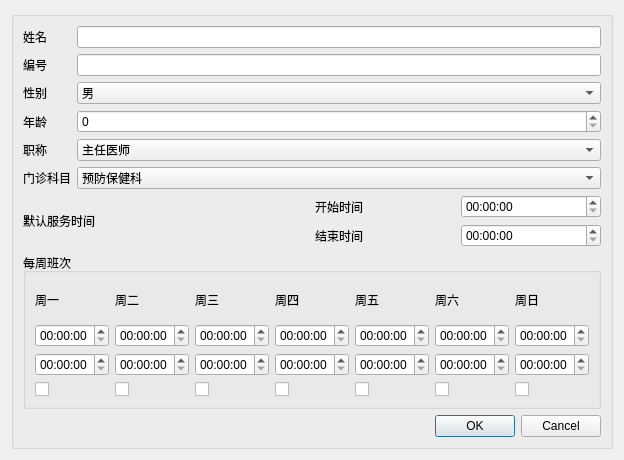
<?xml version="1.0" encoding="UTF-8"?>
<ui version="4.0">
 <class>AddDoctor</class>
 <widget class="QDialog" name="AddDoctor">
  <property name="geometry">
   <rect>
    <x>0</x>
    <y>0</y>
    <width>613</width>
    <height>460</height>
   </rect>
  </property>
  <property name="windowTitle">
   <string>Dialog</string>
  </property>
  <layout class="QVBoxLayout" name="verticalLayout_8">
   <item>
    <widget class="QGroupBox" name="groupBox">
     <property name="title">
      <string/>
     </property>
     <layout class="QVBoxLayout" name="verticalLayout_10">
      <item>
       <layout class="QGridLayout" name="gridLayout">
        <item row="0" column="0">
         <widget class="QLabel" name="label">
          <property name="text">
           <string>姓名</string>
          </property>
         </widget>
        </item>
        <item row="0" column="1">
         <widget class="QLineEdit" name="lineEdit_DName"/>
        </item>
        <item row="1" column="0">
         <widget class="QLabel" name="label_2">
          <property name="text">
           <string>编号</string>
          </property>
         </widget>
        </item>
        <item row="1" column="1">
         <widget class="QLineEdit" name="lineEdit_DId"/>
        </item>
        <item row="2" column="0">
         <widget class="QLabel" name="label_9">
          <property name="text">
           <string>性别</string>
          </property>
         </widget>
        </item>
        <item row="2" column="1">
         <widget class="QComboBox" name="comboBox_DSex">
          <item>
           <property name="text">
            <string>男</string>
           </property>
          </item>
          <item>
           <property name="text">
            <string>女</string>
           </property>
          </item>
         </widget>
        </item>
        <item row="3" column="0">
         <widget class="QLabel" name="label_3">
          <property name="text">
           <string>年龄</string>
          </property>
         </widget>
        </item>
        <item row="3" column="1">
         <widget class="QSpinBox" name="spinBox_DAge"/>
        </item>
        <item row="4" column="0">
         <widget class="QLabel" name="label_4">
          <property name="text">
           <string>职称</string>
          </property>
         </widget>
        </item>
        <item row="4" column="1">
         <widget class="QComboBox" name="comboBox_DTitle">
          <item>
           <property name="text">
            <string>主任医师</string>
           </property>
          </item>
          <item>
           <property name="text">
            <string>副主任医师</string>
           </property>
          </item>
          <item>
           <property name="text">
            <string>主治医师</string>
           </property>
          </item>
          <item>
           <property name="text">
            <string>执业医师</string>
           </property>
          </item>
         </widget>
        </item>
        <item row="5" column="0">
         <widget class="QLabel" name="label_5">
          <property name="text">
           <string>门诊科目</string>
          </property>
         </widget>
        </item>
        <item row="5" column="1">
         <widget class="QComboBox" name="comboBox_D_subject">
          <item>
           <property name="text">
            <string>预防保健科</string>
           </property>
          </item>
          <item>
           <property name="text">
            <string>全科医疗科</string>
           </property>
          </item>
          <item>
           <property name="text">
            <string>内科</string>
           </property>
          </item>
          <item>
           <property name="text">
            <string>外科</string>
           </property>
          </item>
          <item>
           <property name="text">
            <string>妇产科</string>
           </property>
          </item>
          <item>
           <property name="text">
            <string>儿科</string>
           </property>
          </item>
         </widget>
        </item>
       </layout>
      </item>
      <item>
       <layout class="QGridLayout" name="gridLayout_2">
        <item row="0" column="0">
         <widget class="QLabel" name="label_6">
          <property name="text">
           <string>默认服务时间</string>
          </property>
         </widget>
        </item>
        <item row="0" column="1">
         <layout class="QVBoxLayout" name="verticalLayout">
          <item>
           <layout class="QHBoxLayout" name="horizontalLayout">
            <item>
             <widget class="QLabel" name="label_7">
              <property name="text">
               <string>开始时间</string>
              </property>
             </widget>
            </item>
            <item>
             <widget class="QTimeEdit" name="timeEdit_DSTime"/>
            </item>
           </layout>
          </item>
          <item>
           <layout class="QHBoxLayout" name="horizontalLayout_2">
            <item>
             <widget class="QLabel" name="label_8">
              <property name="text">
               <string>结束时间</string>
              </property>
             </widget>
            </item>
            <item>
             <widget class="QTimeEdit" name="timeEdit_DETime"/>
            </item>
           </layout>
          </item>
         </layout>
        </item>
       </layout>
      </item>
      <item>
       <widget class="QGroupBox" name="groupWeek">
        <property name="title">
         <string>每周班次</string>
        </property>
        <layout class="QGridLayout" name="gridLayout_3">
         <item row="0" column="0">
          <layout class="QVBoxLayout" name="verticalLayout_2">
           <item>
            <widget class="QLabel" name="label_10">
             <property name="text">
              <string>周一</string>
             </property>
            </widget>
           </item>
           <item>
            <widget class="QTimeEdit" name="timeMonStart"/>
           </item>
           <item>
            <widget class="QTimeEdit" name="timeMonEnd"/>
           </item>
           <item>
            <widget class="QCheckBox" name="chkMon">
             <property name="text">
              <string/>
             </property>
            </widget>
           </item>
          </layout>
         </item>
         <item row="0" column="1">
          <layout class="QHBoxLayout" name="horizontalLayout_3">
           <item>
            <layout class="QVBoxLayout" name="verticalLayout_3">
             <item>
              <widget class="QLabel" name="label_11">
               <property name="text">
                <string>周二</string>
               </property>
              </widget>
             </item>
             <item>
              <widget class="QTimeEdit" name="timeTueStart"/>
             </item>
             <item>
              <widget class="QTimeEdit" name="timeTueEnd"/>
             </item>
             <item>
              <widget class="QCheckBox" name="chkTue">
               <property name="text">
                <string/>
               </property>
              </widget>
             </item>
            </layout>
           </item>
           <item>
            <layout class="QVBoxLayout" name="verticalLayout_4">
             <item>
              <widget class="QLabel" name="label_12">
               <property name="text">
                <string>周三</string>
               </property>
              </widget>
             </item>
             <item>
              <widget class="QTimeEdit" name="timeWedStart"/>
             </item>
             <item>
              <widget class="QTimeEdit" name="timeWedEnd"/>
             </item>
             <item>
              <widget class="QCheckBox" name="chkWed">
               <property name="text">
                <string/>
               </property>
              </widget>
             </item>
            </layout>
           </item>
           <item>
            <layout class="QVBoxLayout" name="verticalLayout_5">
             <item>
              <widget class="QLabel" name="label_13">
               <property name="text">
                <string>周四</string>
               </property>
              </widget>
             </item>
             <item>
              <widget class="QTimeEdit" name="timeThuStart"/>
             </item>
             <item>
              <widget class="QTimeEdit" name="timeThuEnd"/>
             </item>
             <item>
              <widget class="QCheckBox" name="chkThu">
               <property name="text">
                <string/>
               </property>
              </widget>
             </item>
            </layout>
           </item>
           <item>
            <layout class="QVBoxLayout" name="verticalLayout_6">
             <item>
              <widget class="QLabel" name="label_14">
               <property name="text">
                <string>周五</string>
               </property>
              </widget>
             </item>
             <item>
              <widget class="QTimeEdit" name="timeFriStart"/>
             </item>
             <item>
              <widget class="QTimeEdit" name="timeFriEnd"/>
             </item>
             <item>
              <widget class="QCheckBox" name="chkFri">
               <property name="text">
                <string/>
               </property>
              </widget>
             </item>
            </layout>
           </item>
           <item>
            <layout class="QVBoxLayout" name="verticalLayout_7">
             <item>
              <widget class="QLabel" name="label_15">
               <property name="text">
                <string>周六</string>
               </property>
              </widget>
             </item>
             <item>
              <widget class="QTimeEdit" name="timeSatStart"/>
             </item>
             <item>
              <widget class="QTimeEdit" name="timeSatEnd"/>
             </item>
             <item>
              <widget class="QCheckBox" name="chkSat">
               <property name="text">
                <string/>
               </property>
              </widget>
             </item>
            </layout>
           </item>
          </layout>
         </item>
         <item row="0" column="2">
          <layout class="QVBoxLayout" name="verticalLayout_9">
           <item>
            <widget class="QLabel" name="label_16">
             <property name="text">
              <string>周日</string>
             </property>
            </widget>
           </item>
           <item>
            <widget class="QTimeEdit" name="timeSunStart"/>
           </item>
           <item>
            <widget class="QTimeEdit" name="timeSunEnd"/>
           </item>
           <item>
            <widget class="QCheckBox" name="chkSun">
             <property name="text">
              <string/>
             </property>
            </widget>
           </item>
          </layout>
         </item>
        </layout>
       </widget>
      </item>
      <item>
       <widget class="QDialogButtonBox" name="buttonBox">
        <property name="orientation">
         <enum>Qt::Horizontal</enum>
        </property>
        <property name="standardButtons">
         <set>QDialogButtonBox::Cancel|QDialogButtonBox::Ok</set>
        </property>
       </widget>
      </item>
     </layout>
    </widget>
   </item>
  </layout>
 </widget>
 <resources/>
 <connections>
  <connection>
   <sender>buttonBox</sender>
   <signal>accepted()</signal>
   <receiver>AddDoctor</receiver>
   <slot>accept()</slot>
   <hints>
    <hint type="sourcelabel">
     <x>248</x>
     <y>254</y>
    </hint>
    <hint type="destinationlabel">
     <x>157</x>
     <y>274</y>
    </hint>
   </hints>
  </connection>
  <connection>
   <sender>buttonBox</sender>
   <signal>rejected()</signal>
   <receiver>AddDoctor</receiver>
   <slot>reject()</slot>
   <hints>
    <hint type="sourcelabel">
     <x>316</x>
     <y>260</y>
    </hint>
    <hint type="destinationlabel">
     <x>286</x>
     <y>274</y>
    </hint>
   </hints>
  </connection>
 </connections>
</ui>
